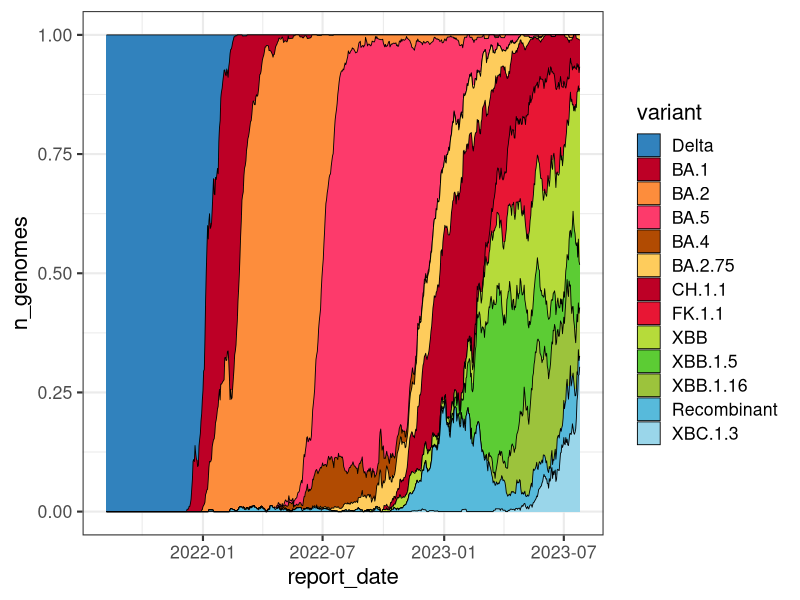

Here is the R script that generated this plot:
## ---- chunk 1
knitr::opts_chunk$set(
  fig.path = "images/"
)
## ---- chunk 2
library(lubridate)
library(tidyr)
library(ggplot2)
library(forcats)

voc <- read.csv("data/all_variant_counts.csv")
voc$report_date <- ymd(voc$report_date)
tidy_voc <- pivot_longer(voc, !report_date, names_to = "variant", values_to = "n_genomes")

stack_order <- c("Delta", 
                 "BA.1", 
                 "BA.2", 
                 "BA.5", 
                 "BA.4", 
                 "BA.2.75", 
                 "CH.1.1", 
                 "FK.1.1",
                 "XBB", 
                 "XBB.1.5", 
                 "XBB.1.16",
                 "Recombinant",
                 "XBC.1.3"
)

tidy_voc$variant <- fct_relevel(tidy_voc$variant, stack_order)




voc_pal <-c(Delta        = "#3182bd", 
            BA.1         = "#bd0026", 
            BA.2         = "#fd8d3c", 
            BA.4         = "#B14B02",
            BA.5         = "#FD3A6B",
            BA.2.75      = "#fecc5c", 
            CH.1.1       = "#bd0026",
            FK.1.1       = "#E81634",
            XBB          = "#b6db3a",
            XBB.1.5      = "#5CCC34", 
            XBB.1.16     = "#9CC33C",
            Recombinant  = "#57badb", 
            XBC.1.3      = "#9AD6EA"
)



ggplot(tidy_voc, aes(report_date, n_genomes, fill=variant)) + 
    geom_area(position = 'fill', colour='black', size=0.3) +
    scale_fill_manual(values=voc_pal)+
    theme_bw(base_size = 16)  
